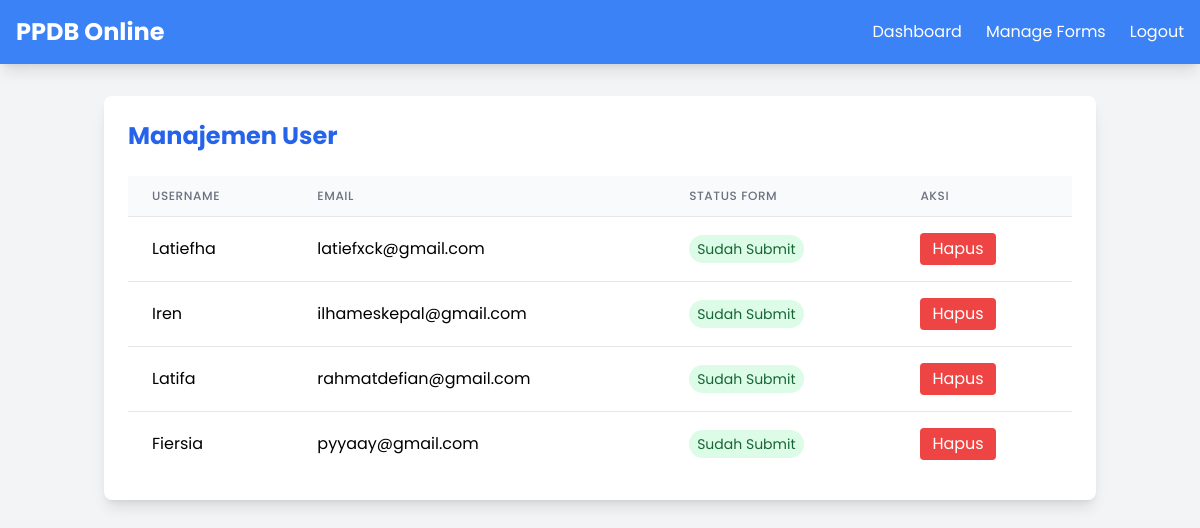
Page /admin/manage_users (signed in) on the earlier database version.
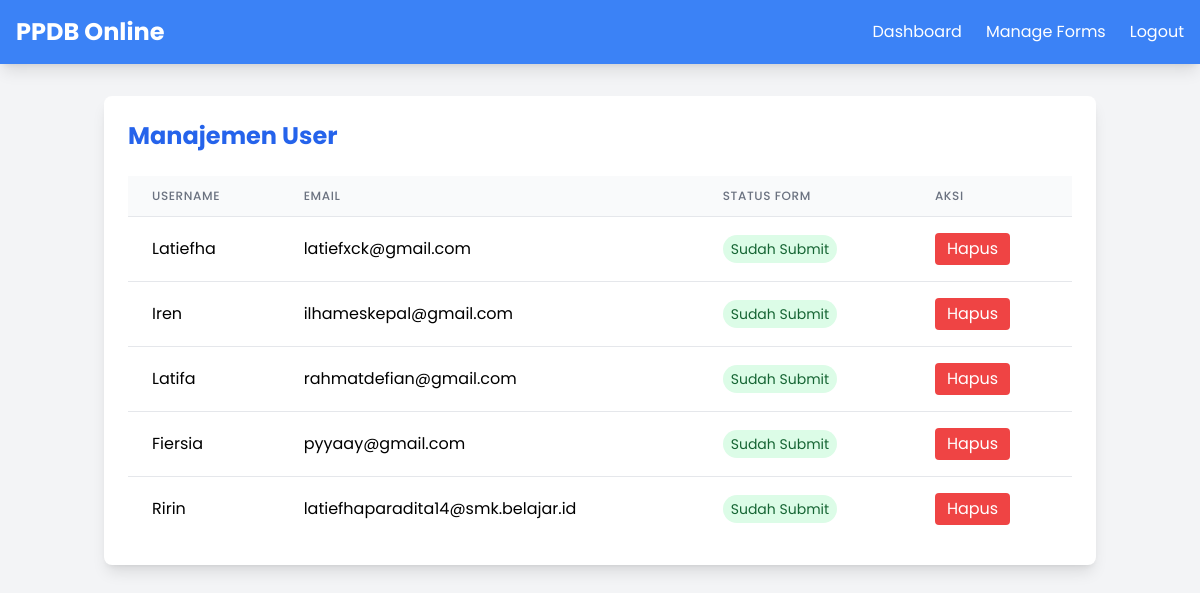
Same page on the later database version.
### app/models.py (models this page shows, shortened)
class User(UserMixin, db.Model):
    __tablename__ = 'users'
    id = db.Column(db.Integer, primary_key=True)
    username = db.Column(db.String(50), unique=True, nullable=False)
    email = db.Column(db.String(100), unique=True, nullable=False)
    password_hash = db.Column(db.String(128), nullable=False)
    is_admin = db.Column(db.Boolean, default=False)
    notifications = db.Column(db.JSON, nullable=True, default=list)
    has_submitted_form = db.Column(db.Boolean, default=False)

### app/routes/admin.py (the view)
    def wrapper(*args, **kwargs):
        if not current_user.is_authenticated or not current_user.is_admin:
            flash("Anda tidak memiliki akses ke halaman ini.", "danger")
            return redirect(url_for('main.index'))
        return func(*args, **kwargs)

### app/routes/admin.py (called while the page is built)
def admin_required(func):
    def wrapper(*args, **kwargs):
        if not current_user.is_authenticated or not current_user.is_admin:
            flash("Anda tidak memiliki akses ke halaman ini.", "danger")
            return redirect(url_for('main.index'))
        return func(*args, **kwargs)
    wrapper.__name__ = func.__name__
    return wrapper

@admin_bp.route('/manage_users')
@login_required
@admin_required
def manage_users():
    users = User.query.filter_by(is_admin=False).all()
    return render_template('manage_users.html', users=users)

### app/templates/manage_users.html (shortened to what this page needs)
<!DOCTYPE html>
<html lang="id">
<head>
    <script src="https://cdn.tailwindcss.com"></script>
</head>
<body class="bg-gray-100 min-h-screen flex flex-col">
    <nav class="bg-blue-500 shadow-lg">
        <div class="max-w-7xl mx-auto px-4">
            <div class="flex justify-between items-center py-4">
                <a href="/" class="text-2xl font-bold text-white">PPDB Online</a>
                <div class="hidden md:flex space-x-6">
                    <a href="{{ url_for('admin_bp.dashboard_admin') }}" class="text-white hover:text-gray-200">Dashboard</a>
                    <a href="{{ url_for('admin_bp.manage_forms') }}" class="text-white hover:text-gray-200">Manage Forms</a>
                    <a href="/logout" class="text-white hover:text-gray-200">Logout</a>
                </div>
            </div>
        </div>
    </nav>
    <div class="container mx-auto px-4 py-8">
        <div class="bg-white rounded-lg shadow-lg p-6">
            <div class="flex justify-between items-center mb-6">
                <h2 class="text-2xl font-bold text-blue-600">Manajemen User</h2>
            </div>
            <div class="overflow-x-auto">
                <table class="min-w-full divide-y divide-gray-200">
                    <thead>
                        <tr>
                            <th class="px-6 py-3 bg-gray-50 text-left text-xs font-medium text-gray-500 uppercase tracking-wider">
                                Username
                            </th>
                            <th class="px-6 py-3 bg-gray-50 text-left text-xs font-medium text-gray-500 uppercase tracking-wider">
                                Email
                            </th>
                            <th class="px-6 py-3 bg-gray-50 text-left text-xs font-medium text-gray-500 uppercase tracking-wider">
                                Status Form
                            </th>
                            <th class="px-6 py-3 bg-gray-50 text-left text-xs font-medium text-gray-500 uppercase tracking-wider">
                                Aksi
                            </th>
                        </tr>
                    </thead>
                    <tbody class="bg-white divide-y divide-gray-200">
                        {% for user in users %}
                        <tr id="user-row-{{ user.id }}">
                            <td class="px-6 py-4 whitespace-nowrap">{{ user.username }}</td>
                            <td class="px-6 py-4 whitespace-nowrap">{{ user.email }}</td>
                            <td class="px-6 py-4 whitespace-nowrap">
                                {% if user.has_submitted_form %}
                                    <span class="px-2 py-1 text-sm text-green-800 bg-green-100 rounded-full">
                                        Sudah Submit
                                    </span>
                                {% else %}
                                    <span class="px-2 py-1 text-sm text-red-800 bg-red-100 rounded-full">
                                        Belum Submit
                                    </span>
                                {% endif %}
                            </td>
                            <td class="px-6 py-4 whitespace-nowrap">
                                <button onclick="deleteUser({{ user.id }})"
                                        class="bg-red-500 hover:bg-red-600 text-white px-3 py-1 rounded">
                                    Hapus
                                </button>
                            </td>
                        </tr>
                        {% endfor %}
                    </tbody>
                </table>
            </div>
        </div>
    </div>
</body>
</html>

### app/templates/manage_users.html (style rules this page uses)
body { font-family: 'Poppins', sans-serif; }

Differences in the rows shown:
added User: username "Ririn", email "latiefhaparadita14@smk.belajar.id", has_submitted_form "Sudah Submit"
